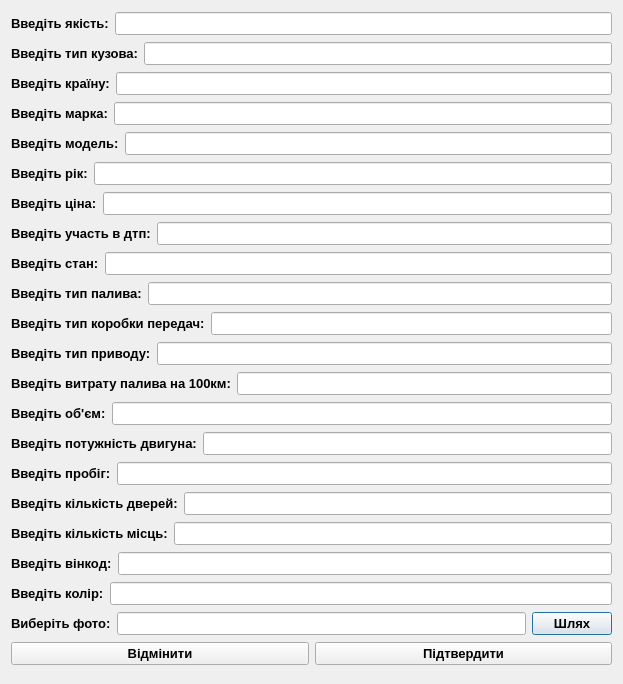
<?xml version="1.0" encoding="UTF-8"?>
<ui version="4.0">
 <class>Add</class>
 <widget class="QDialog" name="Add">
  <property name="geometry">
   <rect>
    <x>0</x>
    <y>0</y>
    <width>623</width>
    <height>684</height>
   </rect>
  </property>
  <property name="font">
   <font>
    <pointsize>10</pointsize>
    <weight>75</weight>
    <bold>true</bold>
   </font>
  </property>
  <property name="windowTitle">
   <string>Добавлення</string>
  </property>
  <layout class="QVBoxLayout" name="verticalLayout">
   <item>
    <layout class="QHBoxLayout" name="quality_lay">
     <item>
      <widget class="QLabel" name="quality_lbl">
       <property name="text">
        <string>Введіть якість:</string>
       </property>
      </widget>
     </item>
     <item>
      <widget class="QLineEdit" name="quality_led"/>
     </item>
    </layout>
   </item>
   <item>
    <layout class="QHBoxLayout" name="type_lay">
     <item>
      <widget class="QLabel" name="type_lbl">
       <property name="text">
        <string>Введіть тип кузова:</string>
       </property>
      </widget>
     </item>
     <item>
      <widget class="QLineEdit" name="type_led"/>
     </item>
    </layout>
   </item>
   <item>
    <layout class="QHBoxLayout" name="country_lay">
     <item>
      <widget class="QLabel" name="country_lbl">
       <property name="text">
        <string>Введіть країну:</string>
       </property>
      </widget>
     </item>
     <item>
      <widget class="QLineEdit" name="country_led"/>
     </item>
    </layout>
   </item>
   <item>
    <layout class="QHBoxLayout" name="marka_lay">
     <item>
      <widget class="QLabel" name="marka_lbl">
       <property name="text">
        <string>Введіть марка:</string>
       </property>
      </widget>
     </item>
     <item>
      <widget class="QLineEdit" name="marka_led"/>
     </item>
    </layout>
   </item>
   <item>
    <layout class="QHBoxLayout" name="model_lay">
     <item>
      <widget class="QLabel" name="model_lbl">
       <property name="text">
        <string>Введіть модель:</string>
       </property>
      </widget>
     </item>
     <item>
      <widget class="QLineEdit" name="model_led"/>
     </item>
    </layout>
   </item>
   <item>
    <layout class="QHBoxLayout" name="year_lay">
     <item>
      <widget class="QLabel" name="year_lbl">
       <property name="text">
        <string>Введіть рік:</string>
       </property>
      </widget>
     </item>
     <item>
      <widget class="QLineEdit" name="year_led"/>
     </item>
    </layout>
   </item>
   <item>
    <layout class="QHBoxLayout" name="price_lay">
     <item>
      <widget class="QLabel" name="price_lbl">
       <property name="text">
        <string>Введіть ціна:</string>
       </property>
      </widget>
     </item>
     <item>
      <widget class="QLineEdit" name="price_led"/>
     </item>
    </layout>
   </item>
   <item>
    <layout class="QHBoxLayout" name="dtp_lay">
     <item>
      <widget class="QLabel" name="dtp_lbl">
       <property name="text">
        <string>Введіть участь в дтп:</string>
       </property>
      </widget>
     </item>
     <item>
      <widget class="QLineEdit" name="dtp_led"/>
     </item>
    </layout>
   </item>
   <item>
    <layout class="QHBoxLayout" name="stan_lay">
     <item>
      <widget class="QLabel" name="stan_lbl">
       <property name="text">
        <string>Введіть стан:</string>
       </property>
      </widget>
     </item>
     <item>
      <widget class="QLineEdit" name="stan_led"/>
     </item>
    </layout>
   </item>
   <item>
    <layout class="QHBoxLayout" name="fuel_lay">
     <item>
      <widget class="QLabel" name="fuel_lbl">
       <property name="text">
        <string>Введіть тип палива:</string>
       </property>
      </widget>
     </item>
     <item>
      <widget class="QLineEdit" name="fuel_led"/>
     </item>
    </layout>
   </item>
   <item>
    <layout class="QHBoxLayout" name="kpp_lay">
     <item>
      <widget class="QLabel" name="kpp_lbl">
       <property name="text">
        <string>Введіть тип коробки передач:</string>
       </property>
      </widget>
     </item>
     <item>
      <widget class="QLineEdit" name="kpp_led"/>
     </item>
    </layout>
   </item>
   <item>
    <layout class="QHBoxLayout" name="drive_lay">
     <item>
      <widget class="QLabel" name="drive_lbl">
       <property name="text">
        <string>Введіть тип приводу:</string>
       </property>
      </widget>
     </item>
     <item>
      <widget class="QLineEdit" name="drive_led"/>
     </item>
    </layout>
   </item>
   <item>
    <layout class="QHBoxLayout" name="fuelcost_lay">
     <item>
      <widget class="QLabel" name="fuelcost_lbl">
       <property name="text">
        <string>Введіть витрату палива на 100км:</string>
       </property>
      </widget>
     </item>
     <item>
      <widget class="QLineEdit" name="fuelcost_led"/>
     </item>
    </layout>
   </item>
   <item>
    <layout class="QHBoxLayout" name="capacity_lay">
     <item>
      <widget class="QLabel" name="capacity_lbl">
       <property name="text">
        <string>Введіть об'єм:</string>
       </property>
      </widget>
     </item>
     <item>
      <widget class="QLineEdit" name="capacity_led"/>
     </item>
    </layout>
   </item>
   <item>
    <layout class="QHBoxLayout" name="power_lay">
     <item>
      <widget class="QLabel" name="power_lbl">
       <property name="text">
        <string>Введіть потужність двигуна:</string>
       </property>
      </widget>
     </item>
     <item>
      <widget class="QLineEdit" name="power_led"/>
     </item>
    </layout>
   </item>
   <item>
    <layout class="QHBoxLayout" name="run_lay">
     <item>
      <widget class="QLabel" name="run_lbl">
       <property name="text">
        <string>Введіть пробіг:</string>
       </property>
      </widget>
     </item>
     <item>
      <widget class="QLineEdit" name="run_led"/>
     </item>
    </layout>
   </item>
   <item>
    <layout class="QHBoxLayout" name="doors_lay">
     <item>
      <widget class="QLabel" name="doors_lbl">
       <property name="text">
        <string>Введіть кількість дверей:</string>
       </property>
      </widget>
     </item>
     <item>
      <widget class="QLineEdit" name="doors_led"/>
     </item>
    </layout>
   </item>
   <item>
    <layout class="QHBoxLayout" name="places_lay">
     <item>
      <widget class="QLabel" name="places_lbl">
       <property name="text">
        <string>Введіть кількість місць:</string>
       </property>
      </widget>
     </item>
     <item>
      <widget class="QLineEdit" name="places_led"/>
     </item>
    </layout>
   </item>
   <item>
    <layout class="QHBoxLayout" name="horizontalLayout">
     <item>
      <widget class="QLabel" name="vincode_lbl">
       <property name="text">
        <string>Введіть вінкод:</string>
       </property>
      </widget>
     </item>
     <item>
      <widget class="QLineEdit" name="vincode_led"/>
     </item>
    </layout>
   </item>
   <item>
    <layout class="QHBoxLayout" name="color_lay">
     <item>
      <widget class="QLabel" name="color_lbl">
       <property name="text">
        <string>Введіть колір:</string>
       </property>
      </widget>
     </item>
     <item>
      <widget class="QLineEdit" name="color_led"/>
     </item>
    </layout>
   </item>
   <item>
    <layout class="QHBoxLayout" name="pathpicture_lay">
     <item>
      <widget class="QLabel" name="pathpicture_lbl">
       <property name="text">
        <string>Виберіть фото:</string>
       </property>
      </widget>
     </item>
     <item>
      <widget class="QLineEdit" name="pathpicture_led"/>
     </item>
     <item>
      <widget class="QPushButton" name="pathpicture_pb">
       <property name="text">
        <string>Шлях</string>
       </property>
      </widget>
     </item>
    </layout>
   </item>
   <item>
    <layout class="QHBoxLayout" name="pb_lay">
     <item>
      <widget class="QPushButton" name="cancel_pb">
       <property name="text">
        <string>Відмінити</string>
       </property>
      </widget>
     </item>
     <item>
      <widget class="QPushButton" name="ok_pb">
       <property name="text">
        <string>Підтвердити</string>
       </property>
      </widget>
     </item>
    </layout>
   </item>
  </layout>
 </widget>
 <resources/>
 <connections/>
</ui>
